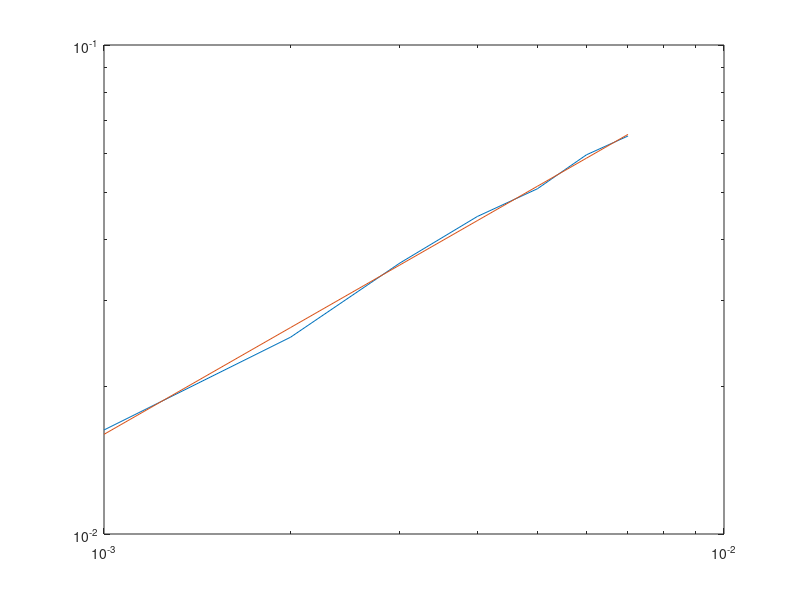

This chart was generated by the following MATLAB code:
muc = 0.066;
mu = [0.065, 0.064, 0.063, 0.062, 0.061, 0.060, 0.059];
gamma = sqrt([0.000266334, 0.000638389, 0.00128266, 0.00198841, 0.00258186, 0.0035553,0.00424391]);

mudiff = muc-mu;

loglog(mudiff, gamma)

Const = polyfit(log(mudiff),log(gamma), 1);
m = Const(1);
k = Const(2);
YBL = mudiff.^m.*exp(k);
hold on
loglog(mudiff, YBL)


